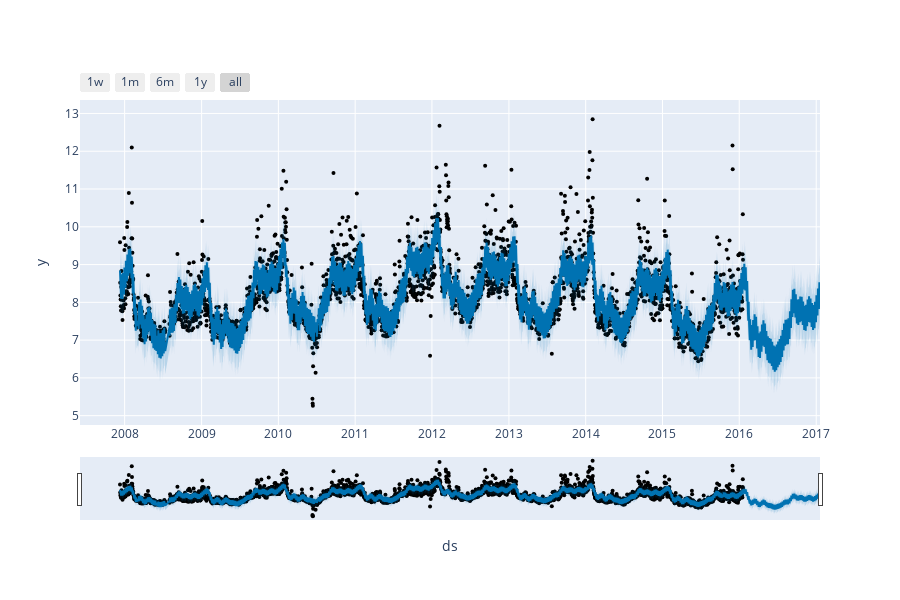

Notebook source saved alongside this figure:
### Markdown cell above
Một figure tương tác của dự báo và các thành phần có thể được tạo bằng `plotly`. Bạn sẽ cần cài đặt `plotly 4.0` trở lên, vì theo mặc định, nó sẽ không được cài đặt với Prophet. Bạn cũng sẽ cần cái đătk các gói `notebook` và `ipywidgets`

### Code cell
from prophet.plot import plot_plotly, plot_components_plotly

plot_plotly(m,forecast)

### Figure 1 — Plotly figure (JSON) as saved in the notebook; plotly's stock layout.template omitted (floating-point values rounded to 4 significant figures; data arrays with more than 128 entries replaced by an {"elided": "..."} marker saying what was removed)
{"data": [{"marker": {"color": "black", "size": 4}, "mode": "markers", "name": "Actual", "type": "scatter", "x": {"elided": "2905 str values"}, "y": {"elided": "2905 float values"}}, {"hoverinfo": "skip", "line": {"width": 0}, "mode": "lines", "type": "scatter", "x": {"elided": "3270 str values"}, "y": {"elided": "3270 float values"}}, {"fill": "tonexty", "fillcolor": "rgba(0, 114, 178, 0.2)", "line": {"color": "#0072B2", "width": 2}, "mode": "lines", "name": "Predicted", "type": "scatter", "x": {"elided": "3270 str values"}, "y": {"elided": "3270 float values"}}, {"fill": "tonexty", "fillcolor": "rgba(0, 114, 178, 0.2)", "hoverinfo": "skip", "line": {"width": 0}, "mode": "lines", "type": "scatter", "x": {"elided": "3270 str values"}, "y": {"elided": "3270 float values"}}], "layout": {"height": 600, "showlegend": false, "width": 900, "xaxis": {"rangeselector": {"buttons": [{"count": 7, "label": "1w", "step": "day", "stepmode": "backward"}, {"count": 1, "label": "1m", "step": "month", "stepmode": "backward"}, {"count": 6, "label": "6m", "step": "month", "stepmode": "backward"}, {"count": 1, "label": "1y", "step": "year", "stepmode": "backward"}, {"step": "all"}]}, "rangeslider": {"visible": true}, "title": {"text": "ds"}, "type": "date"}, "yaxis": {"title": {"text": "y"}}}}
